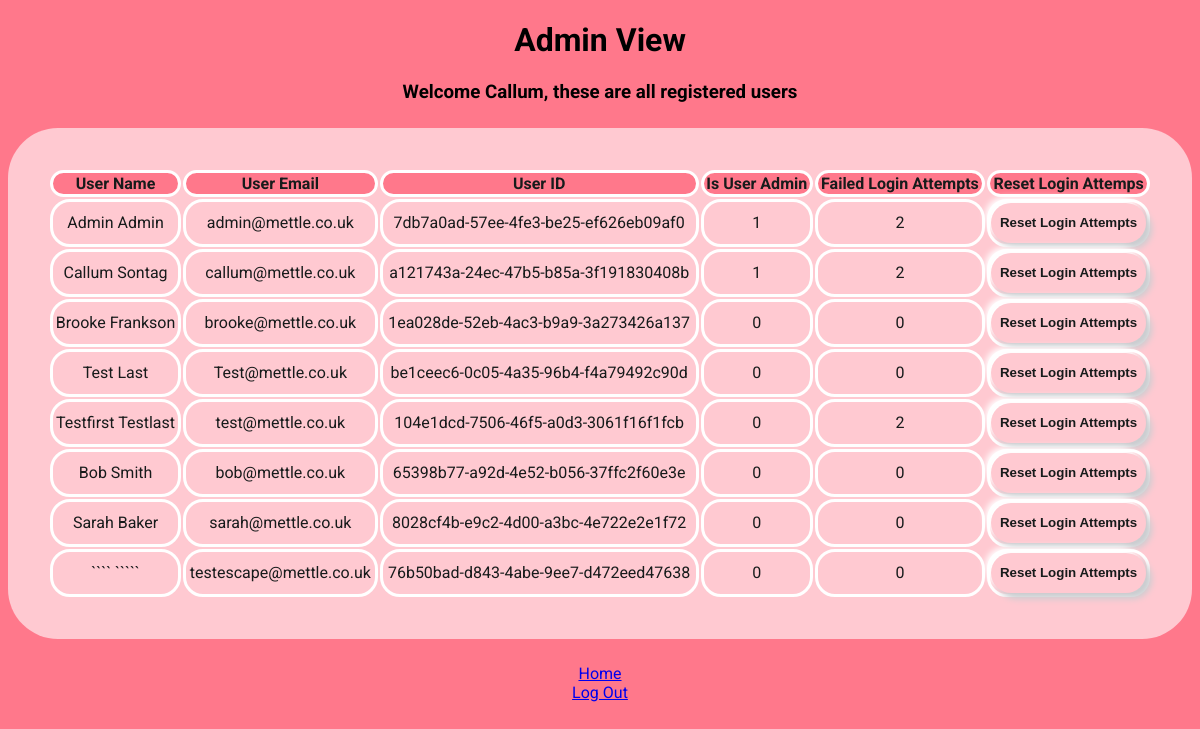
The app's page /admin_view/a121743a-24ec-47b5-b85a-3f191830408b/ (signed in) with its own data.
### app.py (models this page shows)
class User(UserMixin, db.Model):
    def get_id(self):
        return (self.user_id)
    user_id = db.Column(db.String(50), primary_key=True)
    email = db.Column(db.String(100), unique=True, nullable=False)
    first_name = db.Column(db.String(100))
    last_name = db.Column(db.String(100))
    password = db.Column(db.String(100), nullable=False)
    is_admin = db.Column(db.Integer, default=0)
    attempted_logins = db.Column(db.Integer, default=0)
    assets = db.relationship('Asset', backref='user', lazy=True)

### app.py (the view)
@app.route("/admin_view/<user_id>/", methods=["GET", "POST"])
@login_required
def admin_view(user_id):
    user = User.query.get(user_id)
    if user == current_user and current_user.is_admin:
        users = User.query.all()
        return render_template('admin_view.html', user=user, users=users)
    else:
        logger.error(
            'Attempted admin view access without permissions: %s', str(current_user))
        return "Access denied"

### app.py (called while the page is built)
@login_manager.user_loader
def load_user(user_id):
    return User.query.get((user_id))

### templates/admin_view.html (shortened to what this page needs)
<!DOCTYPE html>
<html>
<head>
    <link rel="stylesheet" href="/static/assets.css">
</head>
<body>
    <h1>Admin View</h1>
    <h3>Welcome {{ current_user.first_name }}, these are all registered users</h3>
    <table class="assets-table">
        <tr>
            <th>User Name</th>
            <th>User Email</th>
            <th>User ID</th>
            <th>Is User Admin</th>
            <th>Failed Login Attempts</th>
            <th>Reset Login Attemps</th>
        </tr>
        {% for user in users %}
        <tr>
            <td>{{ user.first_name }} {{ user.last_name }}</td>
            <td>{{ user.email }}</td>
            <td>{{ user.user_id }}</td>
            <td>{{ user.is_admin }}</td>
            <td>{{ user.attempted_logins }}</td>
            <td>
                <form method="POST" action="{{ url_for('reset_login', user_id=user.user_id) }}" class="resetLogin">
                    <button>Reset Login Attempts</button>
                </form>
            </td>
        </tr>
        {% endfor %}
    </table>
    <a href="{{ url_for('home') }}">Home</a>
    <br>
    <a href="{{ url_for('logout') }}" id="logoutButton">Log Out</a>
</body>
</html>

### static/assets.css (style rules this page uses)
body { background: #FF788B; text-align: center; justify-content: center; align-items:flex-start; font-family: roboto; }
table { background-color: #FFC9D1; width: 100%; margin: 25px auto; border-radius: 50px; padding: 40px; box-sizing: border-box; background: #FFC9D1; color: #171B1B; }
th { border: solid white; border-radius: 20px; background-color: #FF788B; }
td { border: solid white; border-radius: 20px; }
button { color: #171B1B; background: #FFC9D1; height: 40px; border-radius: 20px; cursor: pointer; font-weight: 900; box-shadow: 6px 6px 6px #cbced1, -6px -6px 6px white; transition: 0.5s; display: block; width: 100%; padding: 0; border: none; outline: none; box-sizing: border-box; }

### records on screen
User: first_name "Callum", last_name "Sontag", email "callum@mettle.co.uk", user_id "a121743a-24ec-47b5-b85a-3f191830408b", is_admin "1", attempted_logins "2"
User: first_name "Admin", last_name "Admin", email "admin@mettle.co.uk", user_id "7db7a0ad-57ee-4fe3-be25-ef626eb09af0", is_admin "1", attempted_logins "2"
User: first_name "Brooke", last_name "Frankson", email "brooke@mettle.co.uk", user_id "1ea028de-52eb-4ac3-b9a9-3a273426a137", is_admin "0", attempted_logins "0"
User: first_name "Test", last_name "Last", email "Test@mettle.co.uk", user_id "be1ceec6-0c05-4a35-96b4-f4a79492c90d", is_admin "0", attempted_logins "0"
User: first_name "Testfirst", last_name "Testlast", email "test@mettle.co.uk", user_id "104e1dcd-7506-46f5-a0d3-3061f16f1fcb", is_admin "0", attempted_logins "2"
User: first_name "Bob", last_name "Smith", email "bob@mettle.co.uk", user_id "65398b77-a92d-4e52-b056-37ffc2f60e3e", is_admin "0", attempted_logins "0"
User: first_name "Sarah", last_name "Baker", email "sarah@mettle.co.uk", user_id "8028cf4b-e9c2-4d00-a3bc-4e722e2e1f72", is_admin "0", attempted_logins "0"
User: first_name "````", last_name "`````", email "testescape@mettle.co.uk", user_id "76b50bad-d843-4abe-9ee7-d472eed47638", is_admin "0", attempted_logins "0"
